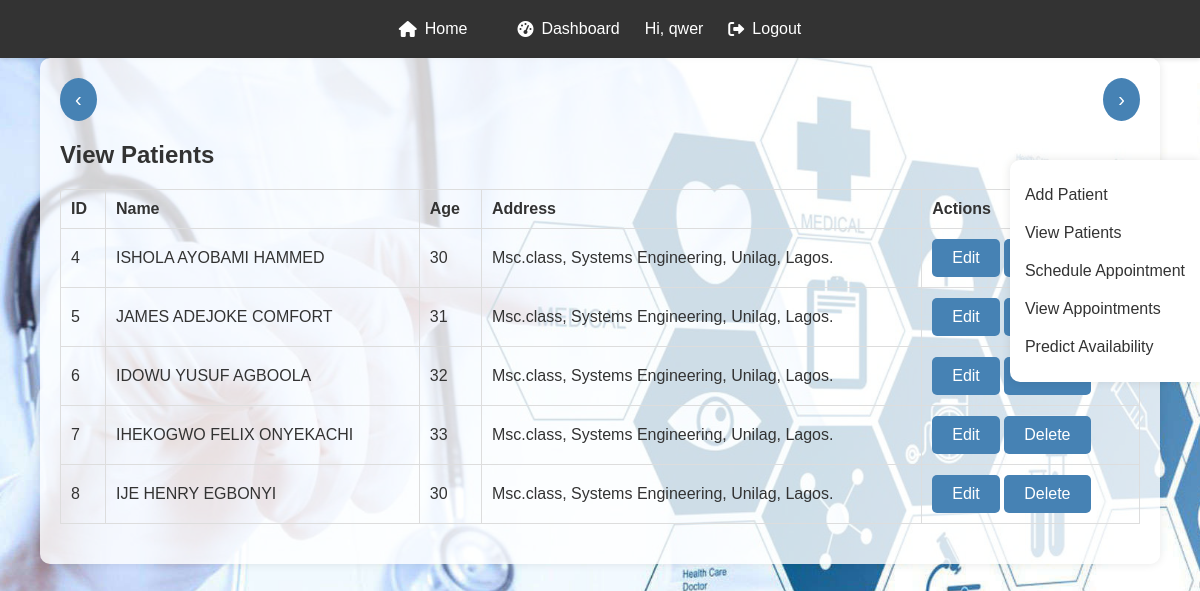
Page /view_patients (signed in) on the committed database.
### models.py (models this page shows)
class User(UserMixin, db.Model):
    id = db.Column(db.Integer, primary_key=True)
    username = db.Column(db.String(150), unique=True, nullable=False)
    password = db.Column(db.String(150), nullable=False)

class Patient(db.Model):
    id = db.Column(db.Integer, primary_key=True)
    name = db.Column(db.String(150), nullable=False)
    age = db.Column(db.Integer, nullable=False)
    address = db.Column(db.String(200), nullable=False)

### app.py (the view)
@app.route('/view_patients')
@login_required
def view_patients():
    patients = Patient.query.all()
    return render_template('view_patients.html', title='View Patients', patients=patients)

### app.py (called while the page is built)
@login_manager.user_loader
def load_user(user_id):
    return User.query.get(int(user_id))

### templates/view_patients.html (shortened to what this page needs)
{% extends 'base.html' %}
{% block content %}
<div class="navigation-buttons">
    <a href="#" class="previous round" onclick="goBack()">&#8249;</a>
    <a href="#" class="next round" onclick="goForward()">&#8250;</a>
</div>
<h2>View Patients</h2>
<table>
    <thead>
        <tr>
            <th>ID</th>
            <th>Name</th>
            <th>Age</th>
            <th>Address</th>
            <th>Actions</th>
        </tr>
    </thead>
    <tbody>
        {% for patient in patients %}
        <tr>
            <td>{{ patient.id }}</td>
            <td>{{ patient.name }}</td>
            <td>{{ patient.age }}</td>
            <td>{{ patient.address }}</td>
            <td>
                <a href="{{ url_for('edit_patient', id=patient.id) }}" class="btn btn-primary">Edit</a>
				<form action="{{ url_for('delete_patient', id=patient.id) }}" method="post" style="display: inline;">
					<button type="submit" class="btn btn-danger">Delete</button>
				</form>
            </td>
        </tr>
        {% endfor %}
    </tbody>
</table>
<div class="mini-nav">
    <ul>
        <li><a href="{{ url_for('add_patient') }}">Add Patient</a></li>
        <li><a href="{{ url_for('view_patients') }}">View Patients</a></li>
        <li><a href="{{ url_for('add_appointment') }}">Schedule Appointment</a></li>
        <li><a href="{{ url_for('view_appointments') }}">View Appointments</a></li>
        <li><a href="{{ url_for('predictions') }}">Predict Availability</a></li>
    </ul>
</div>
{% endblock %}

### templates/base.html (shortened to what this page needs)
<!doctype html>
<html lang="en">
<head>
    <link rel="stylesheet" href="{{ url_for('static', filename='styles.css') }}">
    <link rel="stylesheet" href="https://cdnjs.cloudflare.com/ajax/libs/font-awesome/6.0.0-beta3/css/all.min.css">
</head>
<body>
    <nav>
        <a href="{{ url_for('home') }}"><i class="fas fa-home"></i> Home</a>
        {% if current_user.is_authenticated %}
            <a href="{{ url_for('dashboard') }}"><i class="fas fa-tachometer-alt"></i> Dashboard</a>
            <span>Hi, {{ current_user.username }}</span>
            <a href="{{ url_for('logout') }}"><i class="fas fa-sign-out-alt"></i> Logout</a>
        {% else %}
            <a href="{{ url_for('login') }}"><i class="fas fa-sign-in-alt"></i> Login</a>
            <a href="{{ url_for('register') }}"><i class="fas fa-user-plus"></i> Register</a>
        {% endif %}
    </nav>
    <div class="container">
        {% block content %}{% endblock %}
    </div>
</body>
</html>

### static/styles.css (style rules this page uses)
body { background-image: url('../static/hospital.jpeg'); background-size: cover; background-repeat: no-repeat; background-attachment: fixed; font-family: Arial, sans-serif; color: #333; margin: 0; padding: 0; }
nav { background-color: #333; color: #fff; padding: 10px 20px; display: flex; justify-content: center; align-items: center; box-shadow: 0 2px 4px rgba(0, 0, 0, 0.1); }
nav a { color: #fff; margin: 0 10px; text-decoration: none; font-size: 16px; transition: color 0.3s ease, background-color 0.3s ease, transform 0.3s ease; padding: 10px 15px; border-radius: 5px; display: flex; align-items: center; }
nav a i { margin-right: 8px; }
.container { width: 90%; max-width: 1200px; margin: auto; padding: 20px; background-color: rgba(255, 255, 255, 0.8); border-radius: 10px; box-shadow: 0 0 10px rgba(0, 0, 0, 0.1); }
table { width: 100%; border-collapse: collapse; margin-bottom: 20px; }
table, th, td { border: 1px solid #ddd; }
th, td { padding: 10px; text-align: left; }
a { text-decoration: none; display: inline-block; padding: 8px 16px; }
.previous { background-color: #f1f1f1; color: black; }
.next { background-color: #4682B4; color: white; }
.round { border-radius: 50%; }
.btn { display: inline-block; padding: 10px 20px; font-size: 16px; color: #fff; background-color: steelblue; border: none; border-radius: 5px; cursor: pointer; transition: background-color 0.3s ease; }
.navigation-buttons { display: flex; justify-content: space-between; margin-bottom: 20px; }
.navigation-buttons a { text-decoration: none; display: inline-block; padding: 10px 15px; font-size: 20px; border-radius: 50%; background-color: #f1f1f1; color: black; transition: background-color 0.3s ease, color 0.3s ease; }
.navigation-buttons .previous, .navigation-buttons .next { background-color: #4682B4; color: white; }
.mini-nav { position: fixed; top: 20%; right: 0; background-color: #fff; border-radius: 10px 0 0 10px; box-shadow: 0 0 10px rgba(0, 0, 0, 0.1); }
.mini-nav ul { list-style-type: none; padding: 0; }
.mini-nav li { margin: 0; }
.mini-nav a { display: block; padding: 10px 15px; color: #333; text-decoration: none; transition: background-color 0.3s ease; }

### rows in the picture
User: username "qwer"
Patient: id "4", name "ISHOLA AYOBAMI HAMMED", age "30", address "Msc.class, Systems Engineering, Unilag, Lagos."
Patient: id "5", name "JAMES ADEJOKE COMFORT", age "31", address "Msc.class, Systems Engineering, Unilag, Lagos."
Patient: id "6", name "IDOWU YUSUF AGBOOLA", age "32", address "Msc.class, Systems Engineering, Unilag, Lagos."
Patient: id "7", name "IHEKOGWO FELIX ONYEKACHI", age "33", address "Msc.class, Systems Engineering, Unilag, Lagos."
Patient: id "8", name "IJE HENRY EGBONYI", age "30", address "Msc.class, Systems Engineering, Unilag, Lagos."
